Frame 1 (no input): blank canvas, image omitted
Frame 60 (no input): blank canvas, image omitted
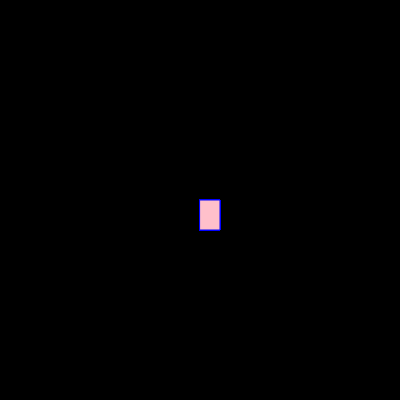
Frame 120 (the mouse pressed at the canvas centre since frame 60)

The p5.js sketch whose frames 1 and 60 were blank and that drew this single picture after the mouse press (run headless with seeded random() and noise() and a simulated clock; from frame 60 on, the mouse is pressed at the canvas centre):

// p5.js sketch
// ── sketch.js
function setup() {
  createCanvas(400, 400);
  background("black");
  
}

function draw() {
  
  fill("pink");
  stroke("blue");
  if(mouseIsPressed){
    
    rect(mouseX,mouseY,20,30); //retangulo(pos x, pos y, tam x, tam y)
  }
 
}
